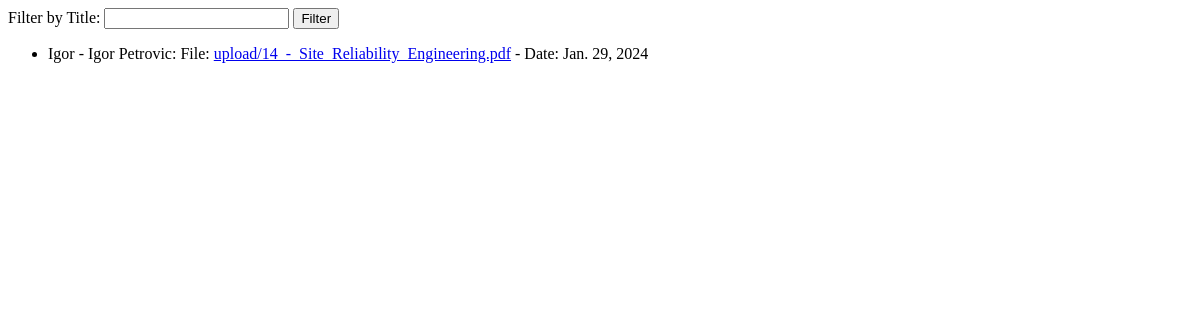
The app's page /list_data/, older data.
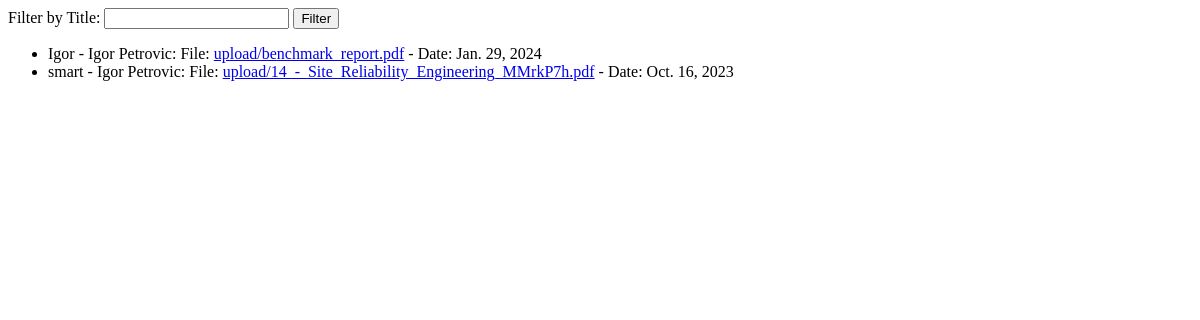
The same page, newer data.
### student_files/models.py (models this page shows)
class StudentFile (models.Model):
    CHOICES = [
        ('dipl.', 'Diplomski rad'),
        ('mag.', 'Magistarski rad'),
        ('dr.', 'Doktorski rad'),
    ]
    title = models.CharField(max_length=100,null=True)
    file = models.FileField(upload_to="upload/")
    studentFirstName = models.CharField(max_length=50,null=True)
    studentLastName = models.CharField(max_length=50,null=True)
    thesisDefenseDate = models.DateField(null=True)
    thesisType = models.CharField(max_length=30, null=True, choices=CHOICES)
    thesisDefensePlace = models.CharField(max_length=100,null=True)
    wordCount = models.IntegerField(null=True)
    fileSize = models.IntegerField(null=True, blank=True)

### student_files/views.py (the view)
# urls.py: path("list_data/", views.list_data, name="list_data"),
def list_data(request):
    data_list = StudentFile.objects.all()
    filtered_data = data_list
    if 'title' in request.GET:
        filter_name = request.GET['title']
        if filter_name:
            filtered_data = data_list.filter(title__icontains=filter_name)
    return render(request, 'student_files/list_data.html', {'data_list': data_list, 'filtered_data': filtered_data})

### student_files/templates/student_files/list_data.html
<form method="get" action="{% url 'list_data' %}" class="filter-form">
    <label for="filter_name">Filter by Title:</label>
    <input type="text" name="title" id="filter_name" value="{{ request.GET.title }}">
    <button type="submit">Filter</button>
</form>
<ul>
    {% for data in filtered_data %}
        <li>
            {{ data.title }} - {{ data.studentFirstName }} {{ data.studentLastName }}:
            File: <a href="{{ data.file.url }}" target="_blank">{{ data.file.name }}</a> -
            Date: {{ data.thesisDefenseDate }}
        </li>
    {% endfor %}
</ul>

Row changes from the older to the newer data that the page shows:
changed StudentFile: file.name "upload/14_-_Site_Reliability_Engineering.pdf" → "upload/benchmark_report.pdf"
added StudentFile: title "smart", studentFirstName "Igor", studentLastName "Petrovic", file.name "upload/14_-_Site_Reliability_Engineering_MMrkP7h.pdf", thesisDefenseDate "Oct. 16, 2023"
